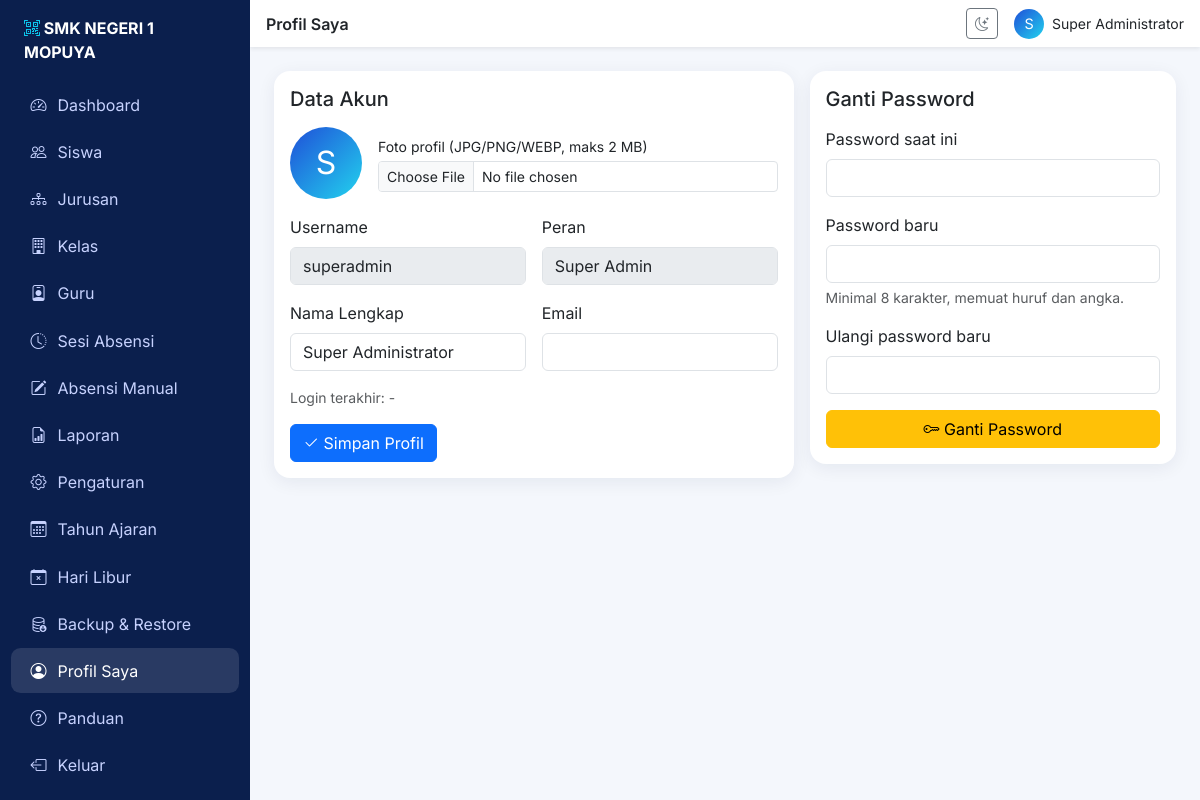
The app's page /modules/profile/index.php (signed in) with its own data.
### tables this page shows
CREATE TABLE users (
  id INT UNSIGNED AUTO_INCREMENT PRIMARY KEY,
  role_id TINYINT UNSIGNED NOT NULL,
  username VARCHAR(50) NOT NULL UNIQUE,
  password_hash VARCHAR(255) NOT NULL,
  full_name VARCHAR(120) NOT NULL,
  email VARCHAR(120) NULL,
  photo VARCHAR(255) NULL,
  is_active TINYINT(1) NOT NULL DEFAULT 1,
  failed_logins TINYINT UNSIGNED NOT NULL DEFAULT 0,
  locked_until DATETIME NULL,
  last_login_at DATETIME NULL,
  created_at TIMESTAMP DEFAULT CURRENT_TIMESTAMP,
  updated_at TIMESTAMP DEFAULT CURRENT_TIMESTAMP ON UPDATE CURRENT_TIMESTAMP,
  KEY idx_users_role (role_id),
  CONSTRAINT fk_users_role FOREIGN KEY (role_id) REFERENCES roles(id)
);

CREATE TABLE roles (
  id TINYINT UNSIGNED AUTO_INCREMENT PRIMARY KEY,
  code VARCHAR(30) NOT NULL UNIQUE,
  name VARCHAR(60) NOT NULL,
  created_at TIMESTAMP DEFAULT CURRENT_TIMESTAMP,
  updated_at TIMESTAMP DEFAULT CURRENT_TIMESTAMP ON UPDATE CURRENT_TIMESTAMP
);

### app/helpers/functions.php (called while the page is built, shortened)
<?php
function url(string $path = ''): string { return BASE_URL . '/' . ltrim($path, '/'); }
function setting(string $key, string $default = ''): string {
    static $cache = null;
    if ($cache === null) {
        $cache = db()->query('SELECT setting_key, setting_value FROM school_settings')->fetchAll(PDO::FETCH_KEY_PAIR);
    }
    return $cache[$key] ?? $default;
}
function role_label(string $role): string {
    return ['super_admin' => 'Super Admin', 'admin' => 'Admin Sekolah', 'guru' => 'Guru', 'ketua_kelas' => 'Ketua Kelas'][$role] ?? $role;
}

### app/config/database.php (called while the page is built, shortened)
<?php
function db(): PDO {
    static $pdo = null;
    if ($pdo === null) {
        $dsn = 'mysql:host=' . DB_HOST . ';dbname=' . DB_NAME . ';charset=utf8mb4';
        $pdo = new PDO($dsn, DB_USER, DB_PASS, [
            PDO::ATTR_ERRMODE => PDO::ERRMODE_EXCEPTION,
            PDO::ATTR_DEFAULT_FETCH_MODE => PDO::FETCH_ASSOC,
            PDO::ATTR_EMULATE_PREPARES => false,
        ]);
        $pdo->exec("SET time_zone = '+08:00'");
    }
    return $pdo;
}

### app/helpers/security.php (called while the page is built, shortened)
<?php
function session_timeout_seconds(): int {
    try { $v = (int)setting('session_timeout', (string)SESSION_TIMEOUT); } catch (Throwable $e) { $v = SESSION_TIMEOUT; }
    return max(300, min(28800, $v));
}
function start_secure_session(): void {
    if (isset($_SESSION['last_activity']) && time() - $_SESSION['last_activity'] > session_timeout_seconds()) {
        session_unset(); session_destroy();
        session_start();
        $_SESSION['flash_error'] = 'Sesi berakhir karena tidak aktif. Silakan login kembali.';
    }
}
function e($v): string { return htmlspecialchars((string)$v, ENT_QUOTES | ENT_SUBSTITUTE, 'UTF-8'); }

### app/middleware/auth.php (called while the page is built, shortened)
<?php
require_once __DIR__ . '/../config/database.php';
require_once __DIR__ . '/../helpers/security.php';
require_once __DIR__ . '/../helpers/functions.php';
start_secure_session();

### modules/profile/index.php (the view, shortened to what this page needs)
<?php
require_once __DIR__ . '/../../app/middleware/auth.php';
require_once __DIR__ . '/../../app/views/layout.php';
$u = require_login();
$pdo = db();
$me = $pdo->prepare('SELECT u.*, r.code AS role FROM users u JOIN roles r ON r.id=u.role_id WHERE u.id=?'); $me->execute([$u['id']]); $me = $me->fetch();
render_header('Profil Saya', 'profile'); ?>
<div class="row g-3">
  <div class="col-lg-7"><div class="card stat-card"><div class="card-body">
    <h5 class="mb-3">Data Akun</h5>
    <form method="post" enctype="multipart/form-data" class="row g-3"><?= csrf_field() ?><input type="hidden" name="action" value="profile">
      <div class="col-12 d-flex align-items-center gap-3">
        <?php if ($me['photo']): ?><img src="<?= url('uploads/users/' . e($me['photo'])) ?>" width="72" height="72" class="rounded-circle object-fit-cover" alt="">
        <?php else: ?><span class="stat-icon" style="width:72px;height:72px;font-size:2rem;border-radius:50%"><?= e(mb_strtoupper(mb_substr($me['full_name'], 0, 1))) ?></span><?php endif; ?>
        <div class="flex-grow-1"><label class="form-label small mb-1">Foto profil (JPG/PNG/WEBP, maks 2 MB)</label><input type="file" name="photo" accept="image/jpeg,image/png,image/webp" class="form-control form-control-sm"></div>
      </div>
      <div class="col-md-6"><label class="form-label">Username</label><input class="form-control" value="<?= e($me['username']) ?>" disabled></div>
      <div class="col-md-6"><label class="form-label">Peran</label><input class="form-control" value="<?= e(role_label($me['role'])) ?>" disabled></div>
      <div class="col-md-6"><label class="form-label">Nama Lengkap</label><input name="full_name" class="form-control" required maxlength="120" value="<?= e($me['full_name']) ?>" <?= $me['role'] === 'ketua_kelas' ? 'readonly' : '' ?>>
        <?php if ($me['role'] === 'ketua_kelas'): ?><div class="form-text">Nama mengikuti data siswa; minta admin untuk mengubahnya.</div><?php endif; ?></div>
      <div class="col-md-6"><label class="form-label">Email</label><input type="email" name="email" class="form-control" maxlength="120" value="<?= e($me['email']) ?>"></div>
      <div class="col-12 small text-muted">Login terakhir: <?= $me['last_login_at'] ? e(date('d/m/Y H:i', strtotime($me['last_login_at']))) : '-' ?></div>
      <div class="col-12"><button class="btn btn-primary"><i class="bi bi-check2"></i> Simpan Profil</button></div>
    </form>
  </div></div></div>
  <div class="col-lg-5" id="password"><div class="card stat-card"><div class="card-body">
    <h5 class="mb-3">Ganti Password</h5>
    <form method="post" class="vstack gap-3"><?= csrf_field() ?><input type="hidden" name="action" value="password">
      <div><label class="form-label">Password saat ini</label><input type="password" name="old_password" class="form-control" required autocomplete="current-password"></div>
      <div><label class="form-label">Password baru</label><input type="password" name="new_password" class="form-control" required minlength="8" autocomplete="new-password"><div class="form-text">Minimal 8 karakter, memuat huruf dan angka.</div></div>
      <div><label class="form-label">Ulangi password baru</label><input type="password" name="new_password2" class="form-control" required minlength="8" autocomplete="new-password"></div>
      <button class="btn btn-warning"><i class="bi bi-key"></i> Ganti Password</button>
    </form>
  </div></div></div>
</div>
<?php render_footer(); ?>

### app/views/layout.php (shortened to what this page needs)
<?php
function render_header(string $title, string $active = ''): void {
    $u = $_SESSION['user'];
    $base = in_array($u['role'], ['super_admin','admin']) ? 'admin' : ($u['role'] === 'guru' ? 'teacher' : 'ketua_kelas');
    $menu = [['dashboard','Dashboard','bi-speedometer2',"$base/index.php"]];
    if (in_array($u['role'], ['super_admin','admin'])) {
        $menu[] = ['students','Siswa','bi-people','modules/students/index.php'];
        $menu[] = ['departments','Jurusan','bi-diagram-3','modules/departments/index.php'];
        $menu[] = ['classes','Kelas','bi-building','modules/classes/index.php'];
        $menu[] = ['teachers','Guru','bi-person-badge','modules/teachers/index.php'];
        $menu[] = ['sessions','Sesi Absensi','bi-clock-history','modules/attendance/sessions.php'];
        $menu[] = ['manual','Absensi Manual','bi-pencil-square','modules/attendance/manual.php'];
        $menu[] = ['reports','Laporan','bi-file-earmark-bar-graph','modules/reports/index.php'];
        $menu[] = ['settings','Pengaturan','bi-gear','modules/settings/index.php'];
        $menu[] = ['academic','Tahun Ajaran','bi-calendar3','modules/settings/academic.php'];
        $menu[] = ['holidays','Hari Libur','bi-calendar-x','modules/settings/holidays.php'];
        if ($u['role'] === 'super_admin') $menu[] = ['backup','Backup & Restore','bi-database-down','modules/backup/index.php'];
    }
    $menu[] = ['profile','Profil Saya','bi-person-circle','modules/profile/index.php'];
    $menu[] = ['help','Panduan','bi-question-circle','modules/help/index.php'];
    ?><!DOCTYPE html>
<html lang="id" data-bs-theme="light">
<head><meta charset="utf-8"><meta name="viewport" content="width=device-width, initial-scale=1">
<link href="https://cdn.jsdelivr.net/npm/bootstrap@5.3.3/dist/css/bootstrap.min.css" rel="stylesheet">
<link href="https://cdn.jsdelivr.net/npm/bootstrap-icons@1.11.3/font/bootstrap-icons.min.css" rel="stylesheet">
<link href="https://cdn.jsdelivr.net/npm/datatables.net-bs5@1.13.8/css/dataTables.bootstrap5.min.css" rel="stylesheet">
<link href="<?= url('assets/css/app.css') ?>" rel="stylesheet">
</head><body>
<aside class="sidebar py-3" id="sidebar">
  <div class="px-4 pb-3 text-white fw-bold"><i class="bi bi-qr-code-scan text-info"></i> <?= e(setting('school_name')) ?></div>
  <?php foreach ($menu as $m): ?>
    <a href="<?= url($m[3]) ?>" class="<?= $active === $m[0] ? 'active' : '' ?>"><i class="bi <?= $m[2] ?>"></i> <?= e($m[1]) ?></a>
  <?php endforeach; ?>
  <a href="<?= url('auth/logout.php') ?>"><i class="bi bi-box-arrow-left"></i> Keluar</a>
</aside>
<div class="main-wrap">
  <nav class="navbar bg-body px-3 shadow-sm">
    <span class="fw-semibold"><?= e($title) ?></span>
    <div class="ms-auto d-flex align-items-center gap-3">
      <button class="btn btn-sm btn-outline-secondary" onclick="var t=document.documentElement.dataset.bsTheme==='dark'?'light':'dark';document.documentElement.dataset.bsTheme=t;localStorage.setItem('theme',t)"><i class="bi bi-moon-stars"></i></button>
      <a href="<?= url('modules/profile/index.php') ?>" class="d-flex align-items-center gap-2 text-decoration-none text-body">
        <?php if (!empty($u['photo'])): ?><img src="<?= url('uploads/users/' . e($u['photo'])) ?>" width="30" height="30" class="rounded-circle object-fit-cover" alt="">
        <?php else: ?><span class="stat-icon" style="width:30px;height:30px;font-size:.9rem;border-radius:50%"><?= e(mb_strtoupper(mb_substr($u['name'], 0, 1))) ?></span><?php endif; ?>
        <span class="small d-none d-md-inline"><?= e($u['name']) ?></span></a>
    </div>
  </nav>
  <main class="p-3 p-md-4">
<?php }
function render_footer(): void { ?>
  </main>
</div>
<?php register_shutdown_function(function(){ echo "\n</body></html>"; }); }

### assets/css/app.css (style rules this page uses)
:root { --navy:#0b1f4d;--royal:#1f4fd8;--cyan:#22d3ee;--bg:#f4f7fc;--card:#fff }
body { font-family:'Inter',system-ui,sans-serif;background:var(--bg) }
.sidebar { width:250px;min-height:100vh;background:var(--navy);position:fixed;top:0;left:0;z-index:1040;transition:transform .25s }
.sidebar a { color:#c7d2fe;display:flex;gap:.7rem;align-items:center;padding:.65rem 1.2rem;text-decoration:none;border-radius:.6rem;margin:.15rem .7rem }
.sidebar a:hover,.sidebar a.active { background:rgba(255,255,255,.12);color:#fff }
.main-wrap { margin-left:250px }
.stat-card { border:0;border-radius:1rem;background:var(--card);box-shadow:0 4px 18px rgba(11,31,77,.07);transition:transform .2s }
.stat-icon { width:48px;height:48px;border-radius:14px;display:flex;align-items:center;justify-content:center;font-size:1.4rem;color:#fff;background:linear-gradient(135deg,var(--royal),var(--cyan)) }

### records on screen
users: full_name "S", full_name "Super Administrator", username "superadmin", role.code "Super Admin"

### other values on screen
setting('school_name') "SMK NEGERI 1 MOPUYA"
$m[1] "Dashboard"
$m[1] "Siswa"
$m[1] "Jurusan"
$m[1] "Kelas"
$m[1] "Guru"
$m[1] "Sesi Absensi"
$m[1] "Absensi Manual"
$m[1] "Laporan"
$m[1] "Pengaturan"
$m[1] "Tahun Ajaran"
$m[1] "Hari Libur"
$m[1] "Backup & Restore"
$m[1] "Profil Saya"
$m[1] "Panduan"
